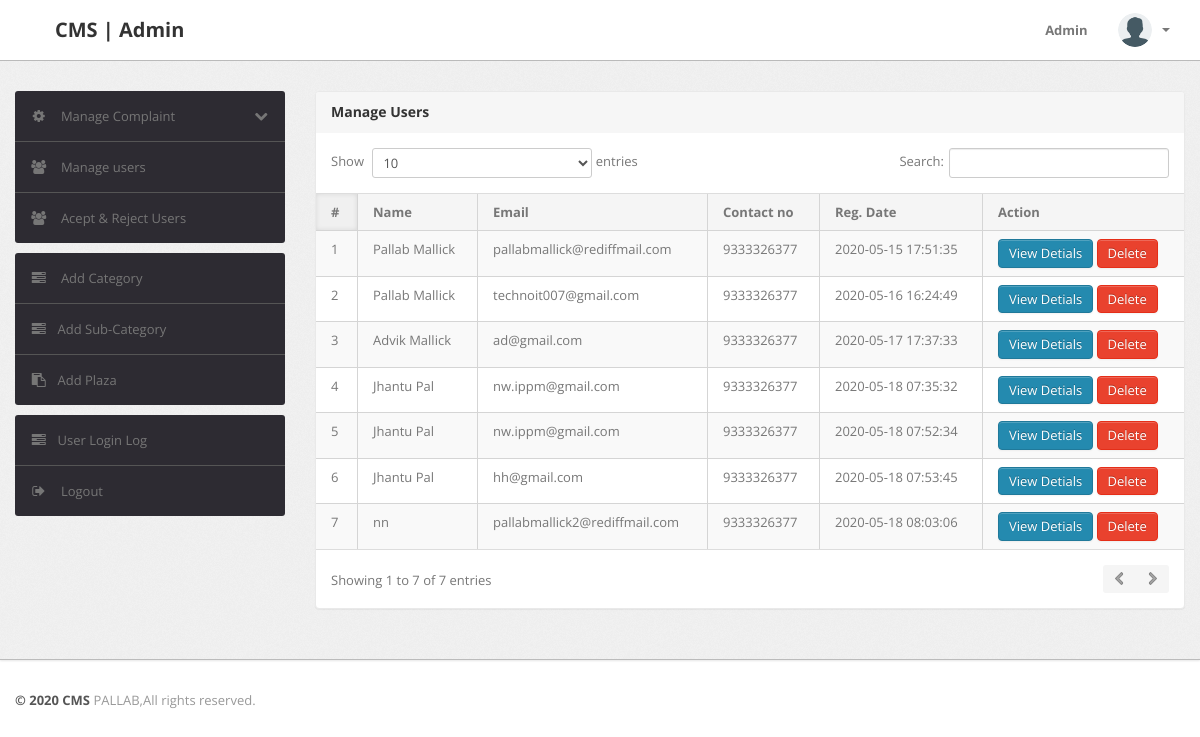
The page /admin/manage-users.php (signed in) on the database its author committed.
### tables this page shows
CREATE TABLE `users` (
  `id` int(11) NOT NULL,
  `fullName` varchar(255) DEFAULT NULL,
  `userEmail` varchar(255) DEFAULT NULL,
  `password` varchar(255) DEFAULT NULL,
  `contactNo` bigint(11) DEFAULT NULL,
  `address` tinytext,
  `State` varchar(255) DEFAULT NULL,
  `country` varchar(255) DEFAULT NULL,
  `pincode` int(6) DEFAULT NULL,
  `userImage` varchar(255) DEFAULT NULL,
  `regDate` timestamp NOT NULL DEFAULT CURRENT_TIMESTAMP,
  `updationDate` timestamp NULL DEFAULT NULL,
  `status` int(1) DEFAULT NULL
);

### admin/manage-users.php (the view, shortened to what this page needs)
<?php
include('include/config.php');
if(strlen($_SESSION['alogin'])==0)
	{
header('location:index.php');
}
else{
?>
<!DOCTYPE html>
<html lang="en">
<head>
	<link type="text/css" href="bootstrap/css/bootstrap.min.css" rel="stylesheet">
	<link type="text/css" href="bootstrap/css/bootstrap-responsive.min.css" rel="stylesheet">
	<link type="text/css" href="css/theme.css" rel="stylesheet">
	<link type="text/css" href="images/icons/css/font-awesome.css" rel="stylesheet">
</head>
<body>
<?php include('include/header.php');?>
	<div class="wrapper">
		<div class="container">
			<div class="row">
<?php include('include/sidebar.php');?>
			<div class="span9">
					<div class="content">
	<div class="module">
							<div class="module-head">
								<h3>Manage Users</h3>
							</div>
							<div class="module-body table">
								<table cellpadding="0" cellspacing="0" border="0" class="datatable-1 table table-bordered table-striped	 display" width="100%">
									<thead>
										<tr>
											<th>#</th>
											<th> Name</th>
											<th>Email </th>
											<th>Contact no</th>
											<th>Reg. Date </th>
											<th>Action</th>
										</tr>
									</thead>
									<tbody>
<?php $query=mysqli_query($con,"select * from users");
$cnt=1;
while($row=mysqli_fetch_array($query))
{
?>
										<tr>
											<td><?php echo htmlentities($cnt);?></td>
											<td><?php echo htmlentities($row['fullName']);?></td>
											<td><?php echo htmlentities($row['userEmail']);?></td>
											<td> <?php echo htmlentities($row['contactNo']);?></td>
											<td><?php echo htmlentities($row['regDate']);?></td>
<td><a href="javascript:void(0);" onClick="popUpWindow('http://localhost/cms/admin/userprofile.php?uid=<?php echo htmlentities($row['id']);?>');" title="View Details">
<button type="button" class="btn btn-primary">View Detials</button>
											</a>
<a href="manage-users.php?uid=<?php echo htmlentities($row['id']);?>&&action=del" title="Delete" onClick="return confirm('Do you really want to delete ?')">
<button type="button" class="btn btn-danger">Delete</button></a>
										</td>
										<?php $cnt=$cnt+1; } ?>
								</table>
							</div>
						</div>
					</div>
				</div>
			</div>
		</div>
	</div>
<?php include('include/footer.php');?>
</body>
<?php } ?>

### admin/include/header.php (shortened to what this page needs)
<div class="navbar navbar-fixed-top">
		<div class="navbar-inner">
			<div class="container">
			  	<a class="brand" href="index.html">
			  	<a class="brand" href="/cms/admin">
			  		CMS | Admin
			  	</a>
				<div class="nav-collapse collapse navbar-inverse-collapse">
					<ul class="nav pull-right">
						<li><a href="#">
							Admin
						</a></li>
						<li class="nav-user dropdown">
							<a href="#" class="dropdown-toggle" data-toggle="dropdown">
								<img src="images/user.png" class="nav-avatar" />
								<b class="caret"></b>
							</a>
						</li>
					</ul>
				</div>
			</div>
		</div>
	</div>

### admin/include/sidebar.php (shortened to what this page needs)
<div class="span3">
					<div class="sidebar">
<ul class="widget widget-menu unstyled">
							<li>
								<a class="collapsed" data-toggle="collapse" href="#togglePages">
									<i class="menu-icon icon-cog"></i>
									<i class="icon-chevron-down pull-right"></i><i class="icon-chevron-up pull-right"></i>
									Manage Complaint
								</a>
							</li>
							<li>
								<a href="manage-users.php">
									<i class="menu-icon icon-group"></i>
									Manage users
								</a>
							</li>
							<li>
								<a href="home.php">
									<i class="menu-icon icon-group"></i>
									Acept & Reject Users
								</a>
							</li>
						</ul>
						<ul class="widget widget-menu unstyled">
                                <li><a href="category.php"><i class="menu-icon icon-tasks"></i> Add Category </a></li>
                                <li><a href="subcategory.php"><i class="menu-icon icon-tasks"></i>Add Sub-Category </a></li>
                                <li><a href="state.php"><i class="menu-icon icon-paste"></i>Add Plaza</a></li>
                            </ul>
						<ul class="widget widget-menu unstyled">
							<li><a href="user-logs.php"><i class="menu-icon icon-tasks"></i>User Login Log </a></li>
							<li>
								<a href="logout.php">
									<i class="menu-icon icon-signout"></i>
									Logout
								</a>
							</li>
						</ul>
					</div>
				</div>

### admin/include/footer.php
<div class="footer">
	<div class="container">
		<b class="copyright">&copy; 2020 CMS </b> PALLAB,All rights reserved.
	</div>
</div>

### rows shown on the page
users: fullName "Pallab Mallick", userEmail "pallabmallick@rediffmail.com", contactNo "9333326377", regDate "2020-05-15 17:51:35"
users: fullName "Pallab Mallick", userEmail "technoit007@gmail.com", contactNo "9333326377", regDate "2020-05-16 16:24:49"
users: fullName "Advik Mallick", userEmail "ad@gmail.com", contactNo "9333326377", regDate "2020-05-17 17:37:33"
users: fullName "Jhantu Pal", userEmail "nw.ippm@gmail.com", contactNo "9333326377", regDate "2020-05-18 07:35:32"
users: fullName "Jhantu Pal", userEmail "nw.ippm@gmail.com", contactNo "9333326377", regDate "2020-05-18 07:52:34"
users: fullName "Jhantu Pal", userEmail "hh@gmail.com", contactNo "9333326377", regDate "2020-05-18 07:53:45"
users: fullName "nn", userEmail "pallabmallick2@rediffmail.com", contactNo "9333326377", regDate "2020-05-18 08:03:06"
